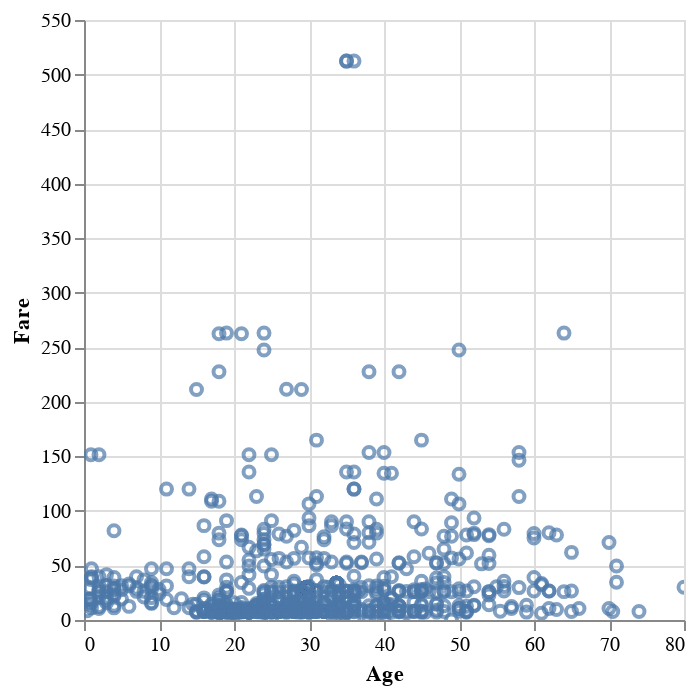

Notebook code for this chart:
### Code cell
alt.Chart(df1_copy).mark_point().encode(x='Age',y='Fare').interactive()

### Figure 1 — Vega-Lite specification as saved in the notebook (floating-point values rounded to 4 significant figures; data arrays with more than 128 entries replaced by an {"elided": "..."} marker saying what was removed)
{"config": {"view": {"continuousWidth": 300, "continuousHeight": 300}}, "data": {"name": "data-8c65edb9ed59f28956f355023f8dd50e"}, "mark": {"type": "point"}, "encoding": {"x": {"field": "Age", "type": "quantitative"}, "y": {"field": "Fare", "type": "quantitative"}}, "params": [{"name": "param_12", "select": {"type": "interval", "encodings": ["x", "y"]}, "bind": "scales"}], "$schema": "https://vega.github.io/schema/vega-lite/v5.14.1.json", "datasets": {"data-8c65edb9ed59f28956f355023f8dd50e": {"elided": "891 records"}}}
